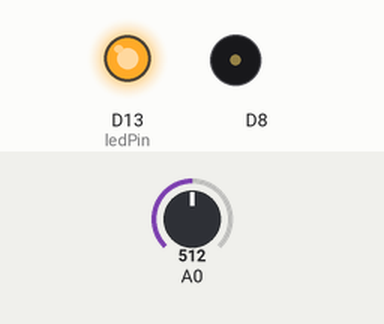
This program was run on a simulated Arduino Zero (SAMD21). On the bench: output pins drawn as LEDs (lit = HIGH), buzzer (waves = sounding). The test bench sets the inputs (shaded band); at power-on: A0 = 512 (analog values on the 0–1023 scale).

Above: at 0.0 s.
At 5.1 s:
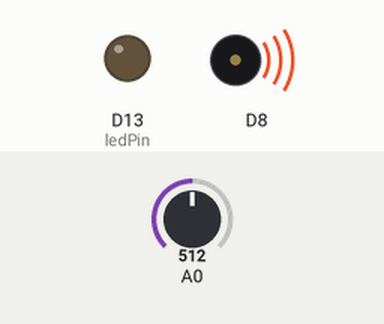
Timing chart, 0 to 6.6 s (numbered marks = the images above):
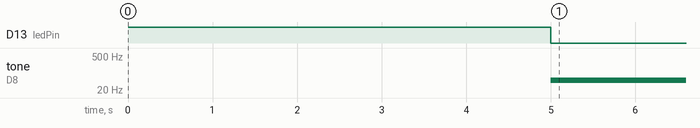

The program:

main.cpp
```cpp
#include <Arduino.h>

int sensorValue;
int sensorLow = 4095;
int sensorHigh = 0;
const int ledPin = 13;

void setup() {
  analogReadResolution(12);
  pinMode(ledPin, OUTPUT);
  digitalWrite(ledPin, HIGH);
  while(millis() < 5000) {
     sensorValue = analogRead(A0);
     if (sensorValue > sensorHigh) {
      sensorLow = sensorValue;
     }
     if (sensorValue < sensorLow) {
      sensorHigh = sensorValue;
     }
  }
  digitalWrite(ledPin, LOW);
}

void loop() {
  sensorValue = analogRead(A0);
  int pitch = map(sensorValue, sensorLow, sensorHigh, 50, 4000);
  pitch = constrain(pitch, 50, 4000);
  tone(8, pitch, 20);

  delay(10);
}
```

Measured:
- by itself, tone on D8: silent → 50 Hz at 5.0 s
